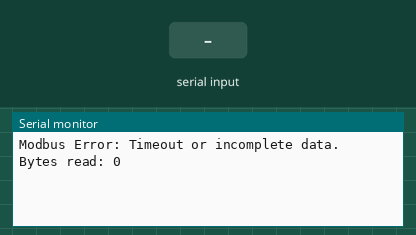
This program was run on a simulated ESP32. On the bench: the last lines printed to the serial monitor. The test bench sets the inputs (shaded band).

Above: at 1.2 s.
1.3 s: "1" received over the second serial link
2.8 s: "0" received over the second serial link
At 3.7 s:
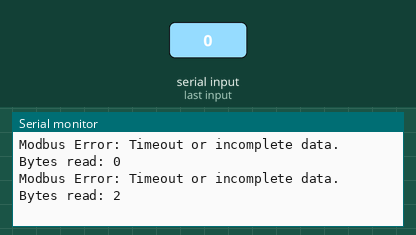
4.3 s: "2" received over the second serial link
At 5.4 s:
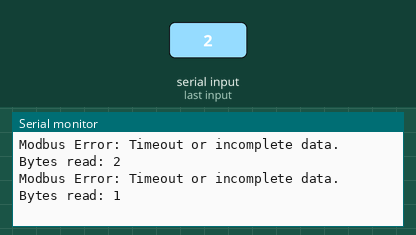
Timing chart, 0 to 7.3 s (numbered marks = the images above; inputs shaded):
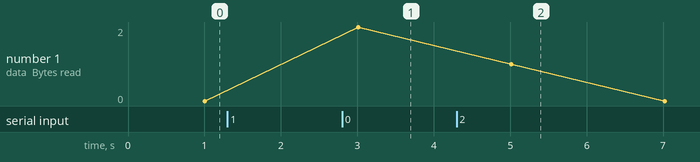

The program:

main.cpp
```cpp
#include <Arduino.h>
// ---------- This is a testing code for MD02 temperature and humidity sensors, you may change the registers as per your need ------------
// In this example we use Serial2 ESP32, you may change to other serials or softwareserial
// UART pins
#define RS485_TX 17
#define RS485_RX 16
// MAX487 pins
#define DE 19
#define RE 18
// No.Parameters
#define PARAMS    2
#define REQ_FRAME 8
#define RES_FRAME 16
#define MODBUS_BAUD_RATE 9600

// Response bytes
uint8_t expectedBytes = 9; // 1(ID) + 1(Func) + 1(ByteCount) + 4(Data) + 2(CRC) = 9 bytes

// ---------- MAX487 MODES ----------
// Transmit mode
void enableTransmit()
{
  digitalWrite(RE, HIGH);
  digitalWrite(DE, HIGH);
}

// Receive mode
void enableReceive()
{
  digitalWrite(RE, LOW);
  digitalWrite(DE, LOW);
}

// Shutdown mode (LOW POWER)
void enableShutdown()
{
  digitalWrite(RE, HIGH);
  digitalWrite(DE, LOW);
}

// ---------- MODBUS CRC CALCULATION ----------
uint16_t calculateCRC(uint8_t *buffer, uint8_t length)
{
  uint16_t crc = 0xFFFF;
  for (int pos = 0; pos < length; pos++) {
    crc ^= (uint16_t)buffer[pos];
    for (int i = 8; i != 0; i--) {
      if ((crc & 0x0001) != 0) {
        crc >>= 1;
        crc ^= 0xA001;
      } else {
        crc >>= 1;
      }
    }
  }
  return crc;
}

void setup()
{
  pinMode(RE, OUTPUT);
  pinMode(DE, OUTPUT);

  // Start in shutdown mode
  enableShutdown();

  Serial.begin(115200);
  Serial2.begin(MODBUS_BAUD_RATE, SERIAL_8N1, RS485_RX, RS485_TX);
}

void loop()
{
  uint16_t data[PARAMS];

  // Wake MAX487 before communication
  enableReceive();
  delay(5); // Stabilization time

  // ---------- CONSTRUCT MODBUS REQUEST ----------
  // Slave ID: 1, Function Code: 4 (Read Input Registers), Start Addr: 0x0001, Quantity: 2
  uint8_t requestFrame[REQ_FRAME] = {0x01, 0x04, 0x00, 0x01, 0x00, 0x02, 0x00, 0x00};

  // Calculate CRC for the first 6 bytes
  uint16_t crc = calculateCRC(requestFrame, 6);
  requestFrame[6] = crc & 0xFF;         // CRC Low Byte
  requestFrame[7] = (crc >> 8) & 0xFF;  // CRC High Byte

  // ---------- SEND REQUEST ----------
  enableTransmit();
  Serial2.write(requestFrame, 8);
  Serial2.flush(); // CRITICAL: Wait until all bytes are actually transmitted over UART
  enableReceive();

  // ---------- READ RESPONSE ----------
  uint8_t responseFrame[RES_FRAME];
  uint8_t bytesRead = 0;
  unsigned long startTime = millis();

  // Read with a timeout of 1000ms
  while ((millis() - startTime < 1000) && (bytesRead < expectedBytes)) {
    if (Serial2.available()) {
      responseFrame[bytesRead++] = Serial2.read();
    }
  }

  // ---------- PARSE AND VALIDATE ----------
  if (bytesRead == expectedBytes)
  {
    // Verify CRC of the received frame (excluding the 2 CRC bytes at the end)
    uint16_t receivedCRC = responseFrame[7] | (responseFrame[8] << 8);
    uint16_t calculatedCRC = calculateCRC(responseFrame, 7);

    if (receivedCRC == calculatedCRC)
    {
      // Verify Slave ID, Function Code, and Byte Count match expectations
      if (responseFrame[0] == 0x01 && responseFrame[1] == 0x04 && responseFrame[2] == 0x04)
      {
        // Extract data (Modbus transmits High Byte first)
        data[0] = (responseFrame[3] << 8) | responseFrame[4];
        data[1] = (responseFrame[5] << 8) | responseFrame[6];

        Serial.println(data[0]);
        Serial.println(data[1]);
      }
      else
      {
        Serial.println("Modbus Error: Unexpected response format/error frame.");
      }
    }
    else
    {
      Serial.println("Modbus Error: CRC failed.");
    }
  }
  else
  {
    Serial.print("Modbus Error: Timeout or incomplete data. Bytes read: ");
    Serial.println(bytesRead);
  }

  // Enter shutdown mode after communication
  enableShutdown();
  delay(1000);
}
```

Measured:
- after the input at 2.8 s, the serial monitor: prints a new line after 0.21 s (image 1)
- after the input at 4.3 s, the serial monitor: prints a new line after 0.72 s (image 2)
- plotted number 1: 0 → 2 after the input at 2.8 s
